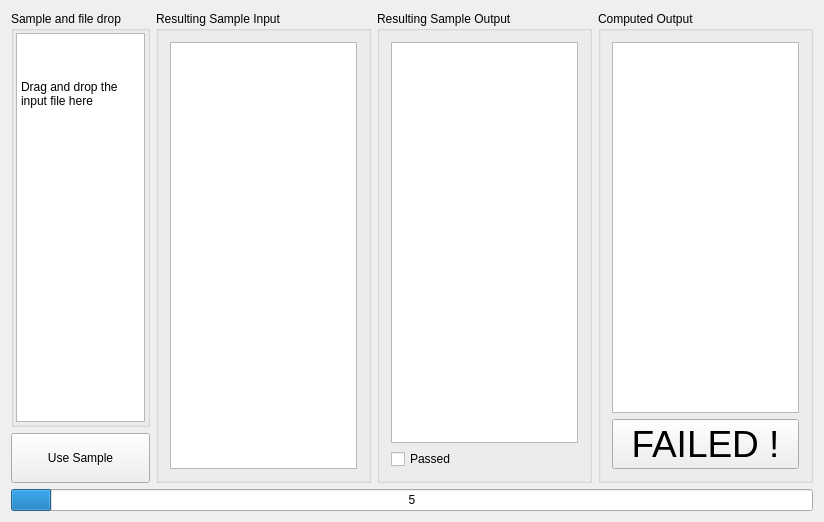
<?xml version="1.0" encoding="UTF-8"?>
<ui version="4.0">
 <class>DancingWiththeGooglersClass</class>
 <widget class="QWidget" name="DancingWiththeGooglersClass">
  <property name="geometry">
   <rect>
    <x>0</x>
    <y>0</y>
    <width>824</width>
    <height>522</height>
   </rect>
  </property>
  <property name="acceptDrops">
   <bool>true</bool>
  </property>
  <property name="windowTitle">
   <string>DancingWiththeGooglers</string>
  </property>
  <layout class="QVBoxLayout" name="verticalLayout_6">
   <item>
    <layout class="QHBoxLayout" name="horizontalLayout_2">
     <item>
      <layout class="QVBoxLayout" name="verticalLayout_5" stretch="0,0">
       <item>
        <widget class="QGroupBox" name="groupBox">
         <property name="title">
          <string>Sample and file drop</string>
         </property>
         <layout class="QVBoxLayout" name="verticalLayout">
          <property name="spacing">
           <number>2</number>
          </property>
          <property name="margin">
           <number>2</number>
          </property>
          <item>
           <widget class="QPlainTextEdit" name="pEditDrop">
            <property name="acceptDrops">
             <bool>false</bool>
            </property>
            <property name="plainText">
             <string>


Drag and drop the input file here</string>
            </property>
           </widget>
          </item>
         </layout>
        </widget>
       </item>
       <item>
        <widget class="QPushButton" name="pUseSampleButton">
         <property name="minimumSize">
          <size>
           <width>0</width>
           <height>50</height>
          </size>
         </property>
         <property name="text">
          <string>Use Sample</string>
         </property>
        </widget>
       </item>
      </layout>
     </item>
     <item>
      <layout class="QHBoxLayout" name="horizontalLayout">
       <item>
        <widget class="QGroupBox" name="groupBox_2">
         <property name="title">
          <string>Resulting Sample Input</string>
         </property>
         <layout class="QVBoxLayout" name="verticalLayout_2">
          <item>
           <widget class="QPlainTextEdit" name="pEditSampleInput">
            <property name="acceptDrops">
             <bool>false</bool>
            </property>
           </widget>
          </item>
         </layout>
        </widget>
       </item>
       <item>
        <widget class="QGroupBox" name="pGroupSamplOut">
         <property name="title">
          <string>Resulting Sample Output</string>
         </property>
         <layout class="QVBoxLayout" name="verticalLayout_4">
          <item>
           <widget class="QPlainTextEdit" name="pEditSampleOutput">
            <property name="acceptDrops">
             <bool>false</bool>
            </property>
           </widget>
          </item>
          <item>
           <widget class="QCheckBox" name="pPassedCheckBox">
            <property name="text">
             <string>Passed</string>
            </property>
            <property name="iconSize">
             <size>
              <width>28</width>
              <height>28</height>
             </size>
            </property>
            <property name="checkable">
             <bool>true</bool>
            </property>
           </widget>
          </item>
         </layout>
        </widget>
       </item>
       <item>
        <widget class="QGroupBox" name="groupBox_3">
         <property name="title">
          <string>Computed Output</string>
         </property>
         <layout class="QVBoxLayout" name="verticalLayout_3">
          <item>
           <widget class="QPlainTextEdit" name="pEditComputedOutput">
            <property name="acceptDrops">
             <bool>false</bool>
            </property>
           </widget>
          </item>
          <item>
           <widget class="QPushButton" name="pFailedButton">
            <property name="enabled">
             <bool>true</bool>
            </property>
            <property name="minimumSize">
             <size>
              <width>0</width>
              <height>50</height>
             </size>
            </property>
            <property name="font">
             <font>
              <pointsize>28</pointsize>
             </font>
            </property>
            <property name="text">
             <string>FAILED !</string>
            </property>
           </widget>
          </item>
         </layout>
        </widget>
       </item>
      </layout>
     </item>
    </layout>
   </item>
   <item>
    <widget class="QProgressBar" name="pProgressBar">
     <property name="value">
      <number>5</number>
     </property>
     <property name="textVisible">
      <bool>true</bool>
     </property>
     <property name="invertedAppearance">
      <bool>false</bool>
     </property>
     <property name="textDirection">
      <enum>QProgressBar::TopToBottom</enum>
     </property>
     <property name="format">
      <string>%v</string>
     </property>
    </widget>
   </item>
  </layout>
 </widget>
 <layoutdefault spacing="6" margin="11"/>
 <resources>
  <include location="visualproblemsolver.qrc"/>
 </resources>
 <connections/>
</ui>
